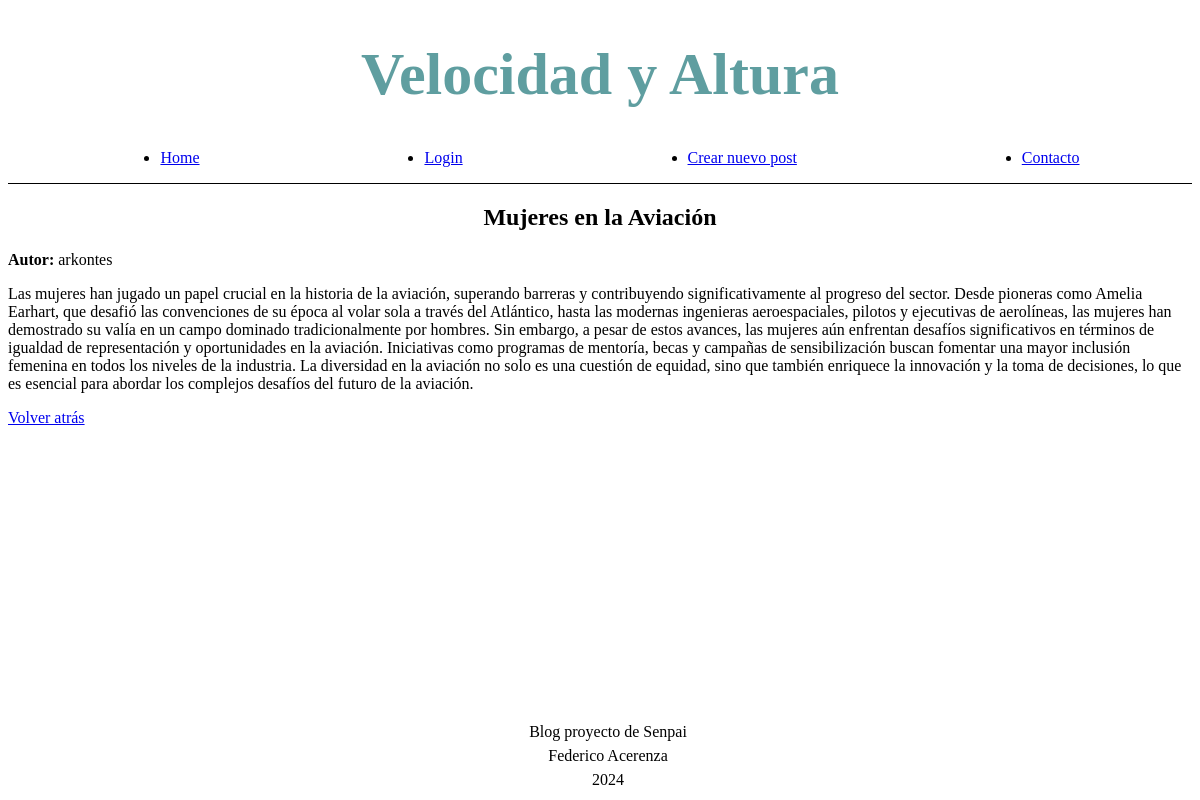
/post/11, run on the app's committed database.
### tables this page shows
CREATE TABLE posts (
        id INTEGER PRIMARY KEY AUTOINCREMENT,
        created TIMESTAMP NOT NULL DEFAULT CURRENT_TIMESTAMP,
        title TEXT NOT NULL,
        content TEXT NOT NULL,
        author TEXT NOT NULL
    );

### main.py (the view)
@app.route('/post/<id>')
def post_id(id):
    post_query = "SELECT * FROM posts WHERE posts.id == ?"
    post = query_all(post_query, (id,))
    if post:
        return render_template("post.html", post=post[0])
    return redirect('/')

### main.py (called while the page is built)
def get_db_connection():
    conn = sqlite3.connect('blog.db')
    conn.row_factory = sqlite3.Row
    return conn

def query_all(query, params=None):
    conn = get_db_connection()
    cursor = conn.execute(query, params) if params else conn.execute(query)
    result = cursor.fetchall()
    conn.close()
    return result

### templates/post.html (shortened to what this page needs)
{% extends "base.html" %}
{% block head %}
    <link rel="stylesheet" href="{{ url_for('static', filename='css/home.css') }}">
{% endblock %}
{% block main %}
    {% if post %}
        <div>
            <h2>{{ post.title }}</h2>
            <p><strong>Autor:</strong> {{ post.author }}</p>
            <p>{{ post.content }}</p>
            <a href="/">Volver atrás</a>
        </div>
    {% endif %}
{% endblock %}

### static/css/home.css (style rules this page uses)
h2 { text-align: center; }

### data on the page
posts: title "Mujeres en la Aviación", author "arkontes", content "Las mujeres han jugado un papel crucial en la historia de la aviación, superando barreras y contribuyendo significativamente al progreso del sector. Desde pioneras como Amelia Earhart, que desafió las convenciones de su época al volar sola a través del Atlántico, hasta las modernas ingenieras aeroespaciales, pilotos y ejecutivas de aerolíneas, las mujeres han demostrado su valía en un campo dominado tradicionalmente por hombres. Sin embargo, a pesar de estos avances, las mujeres aún enfrentan desafíos significativos en términos de igualdad de representación y oportunidades en la aviación. Iniciativas como programas de mentoría, becas y campañas de sensibilización buscan fomentar una mayor…"
